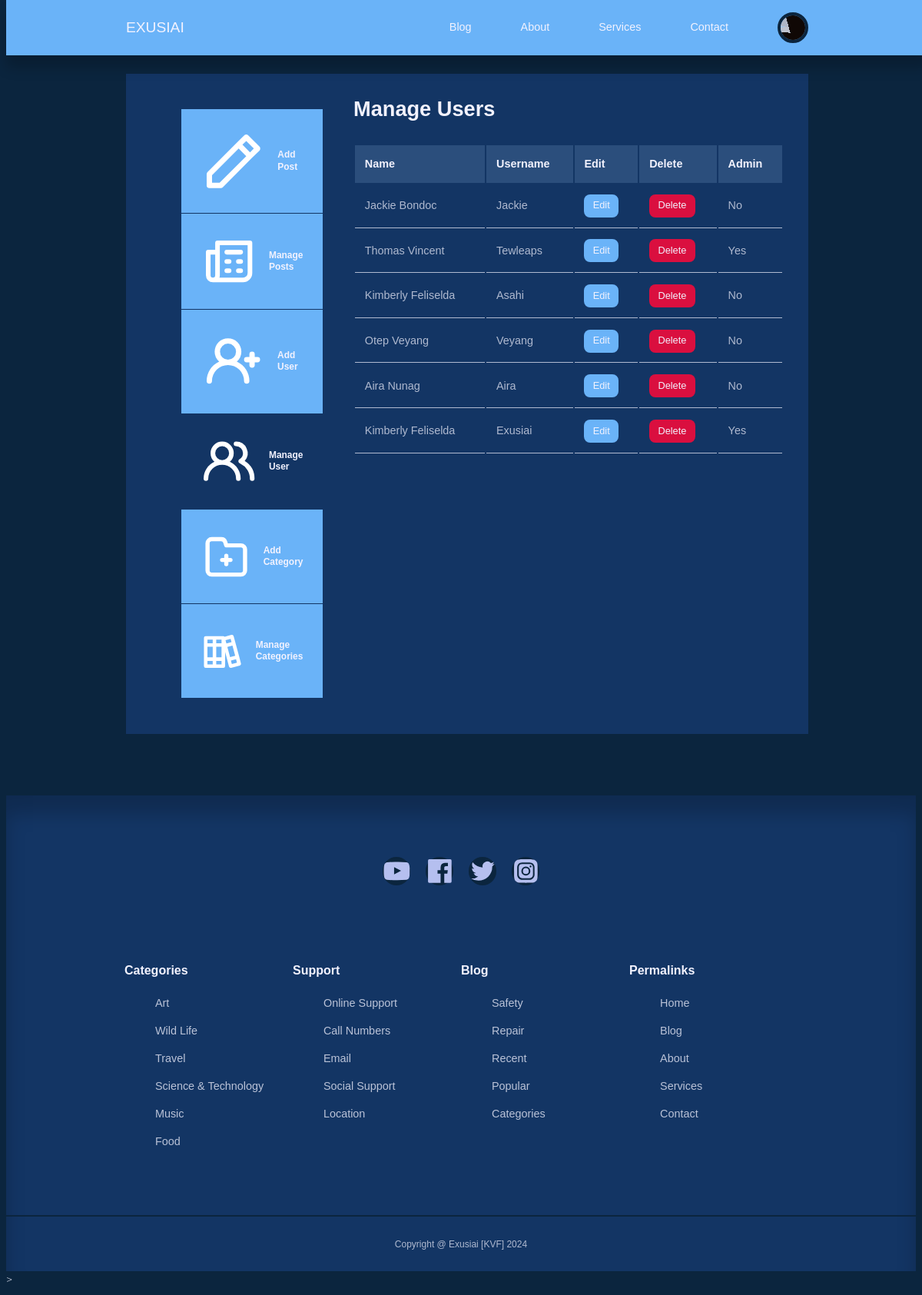
/blog/admin/manage-users.php (signed in), run on the app's committed database.
### tables this page shows
CREATE TABLE `users` (
  `ID` int(11) UNSIGNED NOT NULL,
  `firstname` varchar(50) NOT NULL,
  `lastname` varchar(50) NOT NULL,
  `username` varchar(50) NOT NULL,
  `email` varchar(255) NOT NULL,
  `password` varchar(255) NOT NULL,
  `avatar` varchar(255) NOT NULL,
  `is_admin` tinyint(1) NOT NULL
);

### blog/admin/partials/header.php (called while the page is built, shortened)
<?php
    require '../partials/header.php';
?>

### blog/admin/manage-users.php (the view, shortened to what this page needs)
<?php
    include 'partials/header.php';
    $current_admin_id = $_SESSION['user_id'];
    $query = "SELECT * FROM users WHERE NOT ID=$current_admin_id";
    $users = mysqli_query($conn, $query);
?>
    <section class="dashboard">
        <div class="container dashboard-container">
            <aside>
                <ul>
                    <li>
                        <a href="add-post.php"><h5>Add Post</h5></a>
                    </li>
                    <li>
                        <a href="<?= ROOT_URL ?>admin/index.php"><h5>Manage Posts</h5></a>
                    </li>
                    <?php if(isset($_SESSION['user_is_admin'])) : ?>
                        <li>
                            <a href="add-user.php"><h5>Add User</h5></a>
                        </li>
                        <li>
                            <a href="manage-users.php" class="active"><h5>Manage User</h5></a>
                        </li>
                        <li>
                            <a href="add-category.php"><h5>Add Category</h5></a>
                        </li>
                        <li>
                            <a href="manage-categories.php"><h5>Manage Categories</h5></a>
                        </li>
                    <?php endif ?>
                </ul>
            </aside>
            <main>
                <h2>Manage Users</h2>
                <?php if(mysqli_num_rows($users) >0) : ?>
                    <table>
                        <thead>
                            <tr>
                                <th>Name</th>
                                <th>Username</th>
                                <th>Edit</th>
                                <th>Delete</th>
                                <th>Admin</th>
                            </tr>
                        </thead>
                        <tbody>
                            <?php while($user = mysqli_fetch_assoc($users)) : ?>
                                <tr>
                                    <td><?= "{$user['firstname']} {$user['lastname']}"?></td>
                                    <td><?= "{$user['username']}"?></td>
                                    <td><a href="<?= ROOT_URL ?>admin/edit-user.php?ID=<?=$user['ID']?>" class="btn sm">Edit</a></td>
                                    <td><a href="<?= ROOT_URL ?>admin/delete-user.php?ID=<?=$user['ID']?>" class="btn sm danger" onclick="return confirm('Are you sure you want to delete this user?');">Delete</a></td>
                                    <td><?= $user['is_admin'] ? 'Yes' : 'No' ?></td>
                                </tr>
                            <?php endwhile ?>
                        </tbody>
                    </table>
                <?php else : ?>
                    <div class="alert_message error">
                        <?= "No users found."?>
                    </div>
                <?php endif ?>
            </main>
        </div>
    </section>
<?php
    include '../partials/footer.php';
?>>

### blog/partials/header.php (shortened to what this page needs)
<?php
    require 'config/database.php';
    if(isset($_SESSION['user_id']))
    {
        $ID = filter_var($_SESSION['user_id'], FILTER_SANITIZE_NUMBER_INT);
        $query = "SELECT avatar FROM users WHERE ID=$ID";
        $result = mysqli_query($conn, $query);
        $avatar = mysqli_fetch_assoc($result);
    }
?>
<!DOCTYPE html>
<html lang="en">
<head>
    <link rel="stylesheet" href="<?= ROOT_URL ?>css/style.css">
    <link rel="stylesheet" href="<link rel="stylesheet" href="https://unicons.iconscout.com/release/v4.0.8/css/line.css">
</head>
<body>
    <nav>
        <div class="container nav_container">
            <a href="<?= ROOT_URL ?>" class="nav_logo">EXUSIAI</a>
            <ul class="nav_items">
                <li><a href="<?= ROOT_URL ?>blog.php">Blog</a></li>
                <li><a href="<?= ROOT_URL ?>about.php">About</a></li>
                <li><a href="<?= ROOT_URL ?>services.php">Services</a></li>
                <li><a href="<?= ROOT_URL ?>contact.php">Contact</a></li>
                <?php if(isset($_SESSION['user_id'])) : ?>
                    <li class="nav_profile">
                        <div class="avatar">
                            <img src="<?= ROOT_URL . 'images/' .$avatar['avatar'] ?>" alt="">
                        </div>
                    </li>
                <?php else : ?>
                    <li><a href="<?= ROOT_URL ?>signin.php">Sign In</a></li>
                <?php endif ?>
            </ul>
        </div>
    </nav>

### blog/css/style.css (style rules this page uses)
:root { --color-primary: #6ab3f8; --color-primary-light: hsla(220, 91%, 69%, 0.18); --color-primary-variant: #548dcf; --color-red: #da0f3f; --color-red-light: hsl(346, 87%, 46%, 15%); --color-green: #00c476; --color-green-light: hsl(156, 100%, 38%, 15%); --color-gray-900: #133564; --color-gray-700: #2b4e7c; --color-gray-300: rgba(242, 242, 254, 0.3); --color-gray-200: rgba(242, 242, 254, 0.7); --color-white: #f2f2fe; --color-bg: #0b253e; --transition: all 300ms ease; --container-width-lg: 74%; --container-width-md: 88%; --form-width: 40%; --card-border-radius-1: 0.3rem; --card-border-radius-2: 0.5rem; --card-border-radius-3: 0.8rem; --card-border-radius-4: 2rem; --card-border-radius-5: 5rem; }
* { outline: 0; border: 0; appearance: 0; list-style: none; text-decoration: none; box-sizing: border-box; font-family: Verdana, Geneva, Tahoma, sans-serif; }
body { font-family: "Montserrat", sans-serif; line-height: 1.6; color: var(--color-gray-200); overflow-x: hidden; background: var(--color-bg); font-size: 0.9rem; }
.container { width: var(--container-width-lg); max-width: 1800px; margin-inline: auto; }
section { margin-top: 3rem; width: 100vw; }
h1, h2, h3, h4, h5 { color: var(--color-white); line-height: 1.3; }
h2 { font-size: 1.7rem; margin: 1rem 0; }
a { color: var(--color-white); transition: var(--transition); }
img { display: block; width: 100%; object-fit: cover; }
nav { background: var(--color-primary); width: 100vw; height: 4.5rem; position: fixed; top: 0; z-index: 10; box-shadow: 0 1rem 1rem rgba(0, 0, 0, 0.2); }
.nav_container { height: 100%; display: flex; align-items: center; justify-content: space-between; }
.avatar { width: 2.5rem; height: 2.5rem; border-radius: 50%; overflow: hidden; border: 0.3rem solid var(--color-bg); }
.avatar img { height: fit-content; width: fit-content; }
.nav_logo { font-weight: 600px; font-size: 1.2rem; }
.nav_items { display: flex; align-items: center; gap: 4rem; }
.nav_profile { position: relative; cursor: pointer; }
.btn { display: inline-block; width: fit-content; padding: 0.6rem 1.2rem; background-color: var(--color-primary); border-radius: var(--card-border-radius-2); cursor: pointer; transition: var(--transition); color: var(--color-white); }
.btn.sm { padding: 0.3rem 0.7rem; font-size: 0.8rem; }
.btn.danger { background: var(--color-red); }
.dashboard { margin-top: 6rem; }
.dashboard-container { display: grid; grid-template-columns: 14rem auto; gap: 1rem; background: var(--color-gray-900); padding: 2rem; margin-bottom: 5rem; }
.dashboard aside a { background: var(--color-primary); display: flex; gap: 1rem; align-items: center; padding: 1.6rem; }
.dashboard aside ul li:not(:last-child) a { border-bottom: 1px solid var(--color-gray-900); }
.dashboard aside a.active { background-color: var(--color-gray-900); }
.dashboard main { margin-left: 1.5rem; }
.dashboard main h2 { margin: 0 0 2rem 0; line-height: 1; }
.dashboard main table { width: 100%; text-align: left; }
.dashboard main table th { background: var(--color-gray-700); padding: 0.8rem; color: var(--color-white); }
.dashboard main table td { padding: 0.8rem; border-bottom: 1px solid var(--color-gray-200); }

### data on the page
users: avatar (picture)
users: firstname "Jackie", lastname "Bondoc", username "Jackie", is_admin "No"
users: firstname "Thomas", lastname "Vincent", username "Tewleaps", is_admin "Yes"
users: firstname "Kimberly", lastname "Feliselda", username "Asahi", is_admin "No"
users: firstname "Otep", lastname "Veyang", username "Veyang", is_admin "No"
users: firstname "Aira", lastname "Nunag", username "Aira", is_admin "No"
users: firstname "Kimberly", lastname "Feliselda", username "Exusiai", is_admin "Yes"
